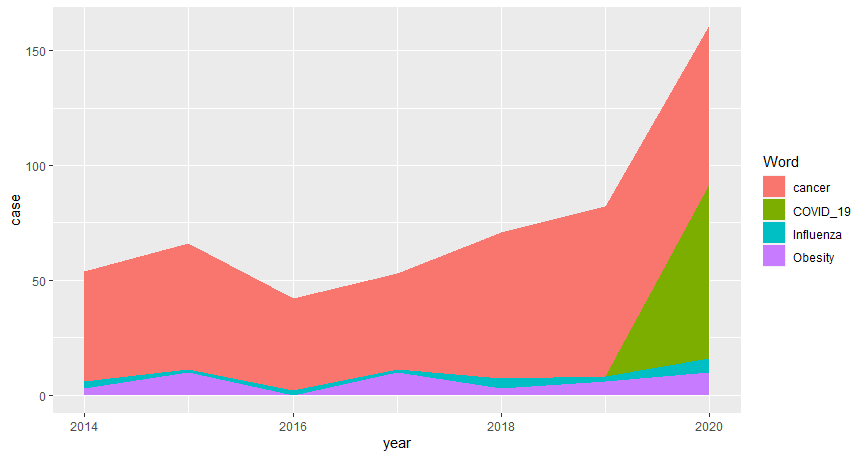

Write the R code that produced this figure.
install.packages("RISmed")
library(RISmed)

case = c()
keywords <- c('Influenza', 'Obesity', 'Cancer', 'Covid-19')
for ( i in 2014:2020){
  search_query <- EUtilsSummary(query="",db="pubmed", retmax=3000,datetype='pdat', mindate=i, maxdate=i)
  records<- EUtilsGet(search_query)
  pubmed_data <- data.frame('Title'=ArticleTitle(records),
                            'Year'=YearAccepted(records),
                            'journal'=ISOAbbreviation(records))
  
  pubmed_data = na.omit(pubmed_data)
  pubmed_data = pubmed_data[pubmed_data$Year==i,]
  for(j in 1:length(keywords)){
    a <- sum(grepl(pattern = paste0(keywords[j]),pubmed_data$Title,ignore.case = TRUE))
    case = append(case,a)
    #write.table(x = b,file = paste0(keywords[j],'.dat'),append = T,quote = F,sep = '')
  }
  write.csv(pubmed_data,file=paste0('Year',i,'.csv'))
  
}

year = c(rep(c(2014),4),rep(c(2015),4),rep(c(2016),4),rep(c(2017),4),rep(c(2018),4),rep(c(2019),4),rep(c(2020),4))
Word <- rep(c('Influenza','Obesity','cancer','COVID_19'),7)
tables <-  data.frame(year, Word, case)
ggplot()+ geom_area(aes(x=year, y=case, fill=Word), data=tables, stat='identity')
diagram
